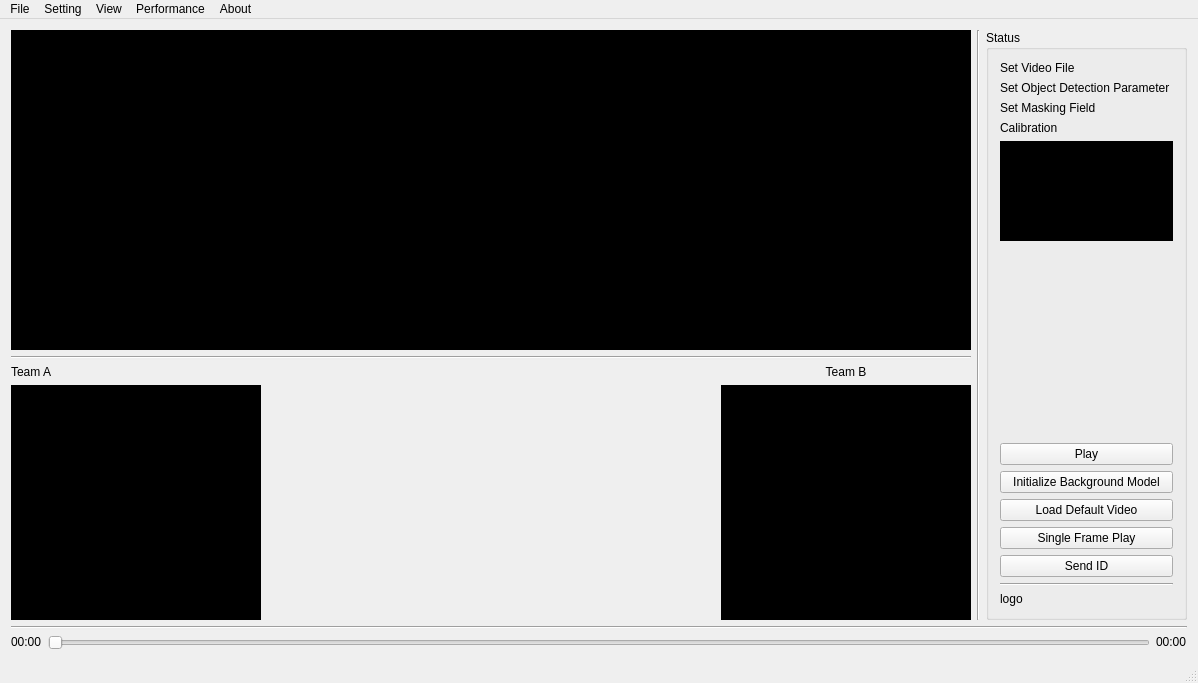
<?xml version="1.0" encoding="UTF-8"?>
<ui version="4.0">
 <class>MainWindow</class>
 <widget class="QMainWindow" name="MainWindow">
  <property name="geometry">
   <rect>
    <x>0</x>
    <y>0</y>
    <width>1198</width>
    <height>683</height>
   </rect>
  </property>
  <property name="windowTitle">
   <string>MainWindow</string>
  </property>
  <property name="autoFillBackground">
   <bool>false</bool>
  </property>
  <widget class="QWidget" name="centralWidget">
   <layout class="QGridLayout" name="gridLayout">
    <item row="0" column="0">
     <layout class="QVBoxLayout" name="verticalLayout_4">
      <item>
       <layout class="QHBoxLayout" name="horizontalLayout_4">
        <item>
         <layout class="QVBoxLayout" name="verticalLayout_7">
          <item>
           <layout class="QHBoxLayout" name="horizontalLayout_5">
            <property name="spacing">
             <number>0</number>
            </property>
            <item>
             <widget class="ClickDisplay" name="label_stream_1">
              <property name="enabled">
               <bool>true</bool>
              </property>
              <property name="sizePolicy">
               <sizepolicy hsizetype="Expanding" vsizetype="Expanding">
                <horstretch>0</horstretch>
                <verstretch>0</verstretch>
               </sizepolicy>
              </property>
              <property name="minimumSize">
               <size>
                <width>480</width>
                <height>320</height>
               </size>
              </property>
              <property name="styleSheet">
               <string notr="true">Background-color: #000;</string>
              </property>
              <property name="text">
               <string/>
              </property>
             </widget>
            </item>
            <item>
             <widget class="ClickDisplay" name="label_stream_2">
              <property name="sizePolicy">
               <sizepolicy hsizetype="Expanding" vsizetype="Expanding">
                <horstretch>0</horstretch>
                <verstretch>0</verstretch>
               </sizepolicy>
              </property>
              <property name="minimumSize">
               <size>
                <width>480</width>
                <height>320</height>
               </size>
              </property>
              <property name="styleSheet">
               <string notr="true">Background-color: #000;</string>
              </property>
              <property name="text">
               <string/>
              </property>
             </widget>
            </item>
           </layout>
          </item>
          <item>
           <widget class="Line" name="line_2">
            <property name="orientation">
             <enum>Qt::Horizontal</enum>
            </property>
           </widget>
          </item>
          <item>
           <layout class="QHBoxLayout" name="horizontalLayout_3">
            <item>
             <layout class="QVBoxLayout" name="verticalLayout_5">
              <item>
               <widget class="QLabel" name="label_2">
                <property name="maximumSize">
                 <size>
                  <width>250</width>
                  <height>16777215</height>
                 </size>
                </property>
                <property name="text">
                 <string>Team A</string>
                </property>
               </widget>
              </item>
              <item>
               <widget class="QListWidget" name="listTeamA">
                <property name="maximumSize">
                 <size>
                  <width>250</width>
                  <height>16777215</height>
                 </size>
                </property>
                <property name="styleSheet">
                 <string notr="true">background-color: rgb(0, 0, 0);
font: 75 14pt &quot;Tlwg Typist&quot;;
color: rgb(255, 255, 255);</string>
                </property>
               </widget>
              </item>
             </layout>
            </item>
            <item>
             <layout class="QVBoxLayout" name="verticalLayout_6">
              <item>
               <layout class="QHBoxLayout" name="horizontalLayout_2"/>
              </item>
              <item>
               <widget class="ClickDisplay" name="label_game_visual">
                <property name="minimumSize">
                 <size>
                  <width>320</width>
                  <height>240</height>
                 </size>
                </property>
                <property name="maximumSize">
                 <size>
                  <width>480</width>
                  <height>320</height>
                 </size>
                </property>
                <property name="styleSheet">
                 <string notr="true"/>
                </property>
                <property name="text">
                 <string/>
                </property>
                <property name="scaledContents">
                 <bool>true</bool>
                </property>
                <property name="alignment">
                 <set>Qt::AlignCenter</set>
                </property>
               </widget>
              </item>
             </layout>
            </item>
            <item>
             <layout class="QVBoxLayout" name="verticalLayout_3">
              <item>
               <widget class="QLabel" name="label">
                <property name="maximumSize">
                 <size>
                  <width>250</width>
                  <height>16777215</height>
                 </size>
                </property>
                <property name="text">
                 <string>Team B</string>
                </property>
                <property name="alignment">
                 <set>Qt::AlignCenter</set>
                </property>
               </widget>
              </item>
              <item>
               <widget class="QListWidget" name="listTeamB">
                <property name="maximumSize">
                 <size>
                  <width>250</width>
                  <height>16777215</height>
                 </size>
                </property>
                <property name="styleSheet">
                 <string notr="true">background-color: rgb(0, 0, 0);
font: 75 14pt &quot;Tlwg Typist&quot;;
color: rgb(255, 255, 255);</string>
                </property>
               </widget>
              </item>
             </layout>
            </item>
           </layout>
          </item>
         </layout>
        </item>
        <item>
         <widget class="Line" name="line">
          <property name="orientation">
           <enum>Qt::Vertical</enum>
          </property>
         </widget>
        </item>
        <item>
         <layout class="QVBoxLayout" name="verticalLayout_2">
          <item>
           <widget class="QSplitter" name="splitter">
            <property name="orientation">
             <enum>Qt::Vertical</enum>
            </property>
            <widget class="QGroupBox" name="groupBox">
             <property name="sizePolicy">
              <sizepolicy hsizetype="Expanding" vsizetype="Expanding">
               <horstretch>0</horstretch>
               <verstretch>0</verstretch>
              </sizepolicy>
             </property>
             <property name="minimumSize">
              <size>
               <width>200</width>
               <height>0</height>
              </size>
             </property>
             <property name="maximumSize">
              <size>
               <width>240</width>
               <height>16777215</height>
              </size>
             </property>
             <property name="title">
              <string>Status</string>
             </property>
             <layout class="QVBoxLayout" name="verticalLayout">
              <item>
               <layout class="QGridLayout" name="gridLayout_2">
                <item row="0" column="0">
                 <widget class="QLabel" name="stautusSetVideoFile">
                  <property name="font">
                   <font>
                    <pointsize>9</pointsize>
                   </font>
                  </property>
                  <property name="text">
                   <string>Set Video File</string>
                  </property>
                  <property name="scaledContents">
                   <bool>true</bool>
                  </property>
                 </widget>
                </item>
                <item row="1" column="0">
                 <widget class="QLabel" name="statusSetParamter">
                  <property name="text">
                   <string>Set Object Detection Parameter</string>
                  </property>
                 </widget>
                </item>
                <item row="3" column="0">
                 <widget class="QLabel" name="statusCalibration">
                  <property name="text">
                   <string>Calibration</string>
                  </property>
                 </widget>
                </item>
                <item row="2" column="0">
                 <widget class="QLabel" name="statusSetMask">
                  <property name="text">
                   <string>Set Masking Field</string>
                  </property>
                 </widget>
                </item>
               </layout>
              </item>
              <item>
               <widget class="QTextBrowser" name="logActivity">
                <property name="minimumSize">
                 <size>
                  <width>0</width>
                  <height>100</height>
                 </size>
                </property>
                <property name="styleSheet">
                 <string notr="true">background-color: rgb(0, 0, 0);
font: 75 10pt &quot;Tlwg Typo&quot;;
color: rgb(255, 255, 255);</string>
                </property>
                <property name="lineWidth">
                 <number>0</number>
                </property>
               </widget>
              </item>
              <item>
               <spacer name="verticalSpacer">
                <property name="orientation">
                 <enum>Qt::Vertical</enum>
                </property>
                <property name="sizeHint" stdset="0">
                 <size>
                  <width>20</width>
                  <height>365</height>
                 </size>
                </property>
               </spacer>
              </item>
              <item>
               <widget class="QPushButton" name="pushButton_play">
                <property name="maximumSize">
                 <size>
                  <width>200</width>
                  <height>16777215</height>
                 </size>
                </property>
                <property name="text">
                 <string>Play</string>
                </property>
                <attribute name="buttonGroup">
                 <string notr="true">buttonGroup</string>
                </attribute>
               </widget>
              </item>
              <item>
               <widget class="QPushButton" name="pushButton_initialize_background_model">
                <property name="maximumSize">
                 <size>
                  <width>200</width>
                  <height>16777215</height>
                 </size>
                </property>
                <property name="text">
                 <string>Initialize Background Model</string>
                </property>
                <attribute name="buttonGroup">
                 <string notr="true">buttonGroup</string>
                </attribute>
               </widget>
              </item>
              <item>
               <widget class="QPushButton" name="pushButton_load_default_video">
                <property name="maximumSize">
                 <size>
                  <width>200</width>
                  <height>16777215</height>
                 </size>
                </property>
                <property name="text">
                 <string>Load Default Video</string>
                </property>
                <attribute name="buttonGroup">
                 <string notr="true">buttonGroup</string>
                </attribute>
               </widget>
              </item>
              <item>
               <widget class="QPushButton" name="pushButton_single_play">
                <property name="maximumSize">
                 <size>
                  <width>200</width>
                  <height>16777215</height>
                 </size>
                </property>
                <property name="text">
                 <string>Single Frame Play</string>
                </property>
                <attribute name="buttonGroup">
                 <string notr="true">buttonGroup</string>
                </attribute>
               </widget>
              </item>
              <item>
               <widget class="QPushButton" name="pushButton_send_id">
                <property name="maximumSize">
                 <size>
                  <width>200</width>
                  <height>16777215</height>
                 </size>
                </property>
                <property name="text">
                 <string>Send ID</string>
                </property>
                <attribute name="buttonGroup">
                 <string notr="true">buttonGroup</string>
                </attribute>
               </widget>
              </item>
              <item>
               <widget class="Line" name="line_3">
                <property name="orientation">
                 <enum>Qt::Horizontal</enum>
                </property>
               </widget>
              </item>
              <item>
               <widget class="QLabel" name="logo">
                <property name="maximumSize">
                 <size>
                  <width>200</width>
                  <height>75</height>
                 </size>
                </property>
                <property name="text">
                 <string>logo</string>
                </property>
                <property name="scaledContents">
                 <bool>true</bool>
                </property>
               </widget>
              </item>
             </layout>
            </widget>
           </widget>
          </item>
         </layout>
        </item>
       </layout>
      </item>
      <item>
       <widget class="Line" name="line_4">
        <property name="orientation">
         <enum>Qt::Horizontal</enum>
        </property>
       </widget>
      </item>
      <item>
       <layout class="QHBoxLayout" name="horizontalLayout">
        <item>
         <widget class="QLabel" name="label_current_time">
          <property name="sizePolicy">
           <sizepolicy hsizetype="Preferred" vsizetype="Fixed">
            <horstretch>0</horstretch>
            <verstretch>0</verstretch>
           </sizepolicy>
          </property>
          <property name="text">
           <string>00:00</string>
          </property>
         </widget>
        </item>
        <item>
         <widget class="QSlider" name="slider_global_frame">
          <property name="orientation">
           <enum>Qt::Horizontal</enum>
          </property>
         </widget>
        </item>
        <item>
         <widget class="QLabel" name="label_max_time">
          <property name="sizePolicy">
           <sizepolicy hsizetype="Preferred" vsizetype="Fixed">
            <horstretch>0</horstretch>
            <verstretch>0</verstretch>
           </sizepolicy>
          </property>
          <property name="text">
           <string>00:00</string>
          </property>
         </widget>
        </item>
       </layout>
      </item>
     </layout>
    </item>
   </layout>
   <zorder></zorder>
  </widget>
  <widget class="QMenuBar" name="menuBar">
   <property name="geometry">
    <rect>
     <x>0</x>
     <y>0</y>
     <width>1198</width>
     <height>17</height>
    </rect>
   </property>
   <widget class="QMenu" name="menuFile">
    <property name="title">
     <string>File</string>
    </property>
    <addaction name="actionVideo_1"/>
    <addaction name="actionVideo_2"/>
    <addaction name="actionFirst_Image_1"/>
    <addaction name="actionFirst_Image_2"/>
   </widget>
   <widget class="QMenu" name="menuEdit">
    <property name="title">
     <string>Setting</string>
    </property>
    <addaction name="actionTuning_Background_Model"/>
    <addaction name="actionField_Selection"/>
    <addaction name="actionDistortion_Correction"/>
   </widget>
   <widget class="QMenu" name="menuView">
    <property name="title">
     <string>View</string>
    </property>
    <addaction name="actionPer_Camera_Raw_View"/>
    <addaction name="actionTracking_View"/>
    <addaction name="actionData_View"/>
   </widget>
   <widget class="QMenu" name="menuPerformance">
    <property name="title">
     <string>Performance</string>
    </property>
    <addaction name="actionError_Calculation"/>
    <addaction name="actionSystem_Performance_Testing_Metrics"/>
   </widget>
   <widget class="QMenu" name="menuAbout">
    <property name="title">
     <string>About</string>
    </property>
   </widget>
   <addaction name="menuFile"/>
   <addaction name="menuEdit"/>
   <addaction name="menuView"/>
   <addaction name="menuPerformance"/>
   <addaction name="menuAbout"/>
  </widget>
  <widget class="QStatusBar" name="statusBar"/>
  <action name="actionVideo_1">
   <property name="text">
    <string>Video 1</string>
   </property>
  </action>
  <action name="actionVideo_2">
   <property name="text">
    <string>Video 2</string>
   </property>
  </action>
  <action name="actionVideo_3">
   <property name="text">
    <string>Video 3</string>
   </property>
  </action>
  <action name="actionTuning_Background_Model">
   <property name="text">
    <string>Tuning Background Model</string>
   </property>
  </action>
  <action name="actionError_Calculation">
   <property name="text">
    <string>Error Calculation</string>
   </property>
  </action>
  <action name="actionSystem_Performance_Testing_Metrics">
   <property name="text">
    <string>System Performance Testing/Metrics</string>
   </property>
  </action>
  <action name="actionPer_Camera_Raw_View">
   <property name="text">
    <string>Per Camera Raw View</string>
   </property>
  </action>
  <action name="actionField_Selection">
   <property name="text">
    <string>Field Selection</string>
   </property>
  </action>
  <action name="actionTracking_View">
   <property name="text">
    <string>Tracking View</string>
   </property>
  </action>
  <action name="actionData_View">
   <property name="text">
    <string>Data View</string>
   </property>
  </action>
  <action name="actionFirst_Image_1">
   <property name="text">
    <string>First Image 1</string>
   </property>
  </action>
  <action name="actionFirst_Image_2">
   <property name="text">
    <string>First Image 2</string>
   </property>
  </action>
  <action name="actionDistortion_Correction">
   <property name="text">
    <string>Distortion Correction</string>
   </property>
  </action>
 </widget>
 <layoutdefault spacing="6" margin="11"/>
 <customwidgets>
  <customwidget>
   <class>ClickDisplay</class>
   <extends>QLabel</extends>
   <header location="global">clickdisplay.h</header>
  </customwidget>
 </customwidgets>
 <resources/>
 <connections/>
 <buttongroups>
  <buttongroup name="buttonGroup"/>
 </buttongroups>
</ui>
